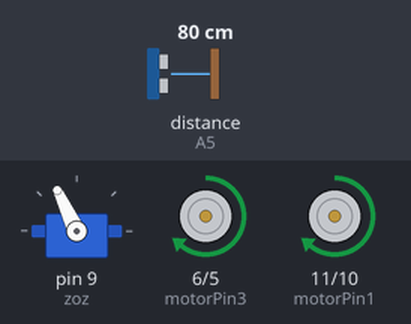
Bench run of a sketch on a simulated Arduino Mega 2560, built with avr-gcc and run on an emulated ATmega2560. Parts: servo, motor-driver pin pairs drawn as motors (green arrow = first pin HIGH = forward, orange = second pin HIGH = backward, longer = more drive). The inputs (shaded band) are chosen by the test bench; at power-on: distance to the obstacle (sensor on A5) 80 cm. The echo pulse lasts 58.3 µs per cm.

Above: at 3.9 s.
4.0 s: distance to the obstacle (sensor on A5) set to 23 cm
5.5 s: distance to the obstacle (sensor on A5) set to 19 cm
At 5.82 s:
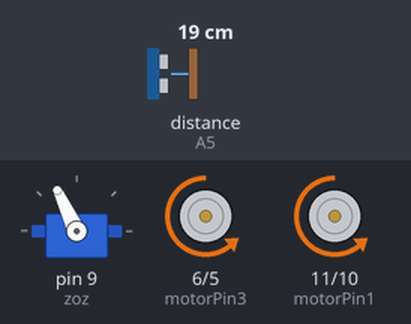
At 7.2 s:
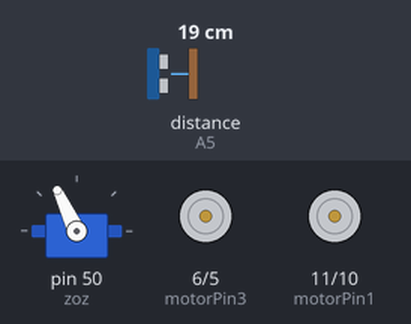
7.4 s: distance to the obstacle (sensor on A5) set to 35 cm
At 8.57 s:
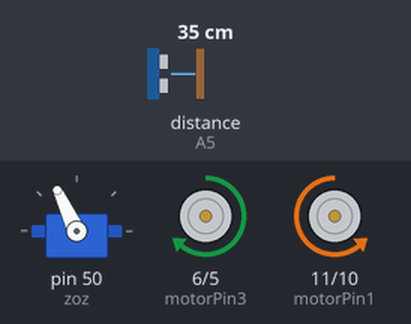
Timing chart, 0 to 10.4 s (numbered marks = the images above; inputs shaded):
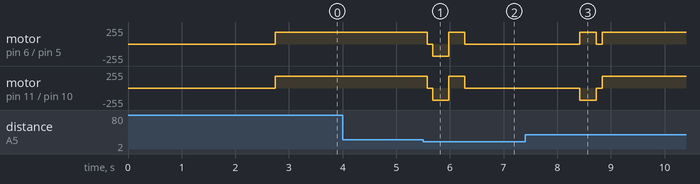

The sketch:

sketch_jun1a.ino
```cpp
#include <NewPing.h>
#include <Servo.h>
#define TRIG_PIN A4
#define ECHO_PIN A5
#define MAX_DISTANCE 200
NewPing sonar (TRIG_PIN, ECHO_PIN, MAX_DISTANCE);
Servo zoz;
int distance = 100;
int motorPin1=11;
int motorPin2=10;
int motorPin3=6;
int motorPin4=5;
void setup() {
 zoz.attach(9);
 zoz.write(115);
 delay(2000);
 distance = readPing();
 delay(100);
 distance = readPing();
 delay(100);
 distance = readPing();
 delay(100);
 distance = readPing();
 delay(100);

}

void loop() {
  int distanceL  =0;
  int distanceR =0;
  delay(40);
  if(distance<=20)
  {
    moveStop();
    delay(100);
    moveBackward();
    delay(300);
    moveStop();
    delay(200);
    distanceR = lookRight();
    delay(200);
    distanceL = lookLeft();
    delay(200);
    if(distanceR>=distanceL)
    {
      turnRight();
      moveStop();
    }
  else
  {
    turnLeft();
    moveStop();
  }
}
  else
  {
    moveForward();
  }
  distance = readPing();
}
int lookRight()
{
  zoz.attach(50);
  delay(500);
  distance = readPing();
  delay(200);
  zoz.write(115);
  return distance;
}
int lookLeft()
{
  zoz.attach(50);
  delay(500);
  distance = readPing();
  delay(200);
  zoz.write(115);
  return distance;
}
int readPing()
{
  delay(70);
  int cm = sonar.ping_cm();
  if(cm==0){
    cm=250;
  }
  return cm;
}
void moveStop(){
  analogWrite(motorPin1,0);
  analogWrite(motorPin2,0);
  analogWrite(motorPin3,0);
  analogWrite(motorPin4,0);
}
void moveForward(){
  analogWrite(motorPin1,180);
  analogWrite(motorPin2,0);
  analogWrite(motorPin3,180);
  analogWrite(motorPin4,0);
}
void moveBackward(){
  analogWrite(motorPin1,0);
  analogWrite(motorPin2,180);
  analogWrite(motorPin3,0);
  analogWrite(motorPin4,180);
   delay(300);
  moveForward();
}
void turnRight(){
  analogWrite(motorPin1,180);
  analogWrite(motorPin2,0);
  analogWrite(motorPin3,0);
  analogWrite(motorPin4,180);
}
void turnLeft(){
  analogWrite(motorPin1,0);
  analogWrite(motorPin2,180);
  analogWrite(motorPin3,180);
  analogWrite(motorPin4,0);
  delay(300);
  moveForward();
}
```

Measured:
- the behaviour switches between 21 and 20 cm on distance to the obstacle (sensor on A5) (found by bisection; images 0 and 1)
- after the input at 4.0 s, every drawn part: stays the same
- after the input at 5.5 s, motor on pin 6 (motorPin3) / pin 5 (motorPin4), motor on pin 11 (motorPin1) / pin 10 (motorPin2): forward 180/255 → stopped after 0.08 s, → backward 180/255 0.10 s later, → forward 180/255 0.30 s later, → stopped 0.30 s later
